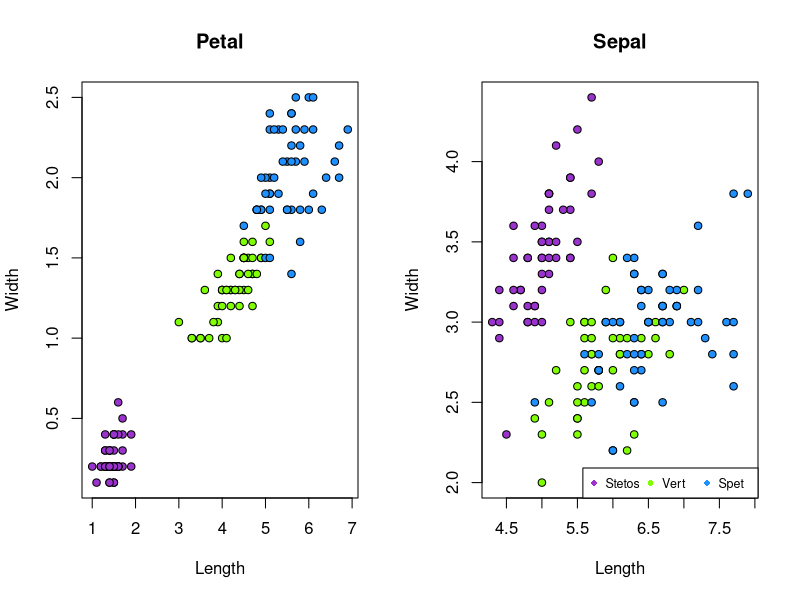

Source code (R):
# Iris Data Assignment One

# Create two columns on single row
par(
  mfrow=c(1,2),
  xpd=TRUE
)

 
# Create scatter plot for petals
plot(
  iris$Petal.Length,
  iris$Petal.Width,
  pch=21, # type of symbol
  bg=c("darkorchid3", "chartreuse", "dodgerblue1")[unclass(iris$Species)],
  main="Petal", # main title
  xlab="Length", # x title
  ylab="Width" # y title
)
 
# Create scatter plot for sepal
plot(
  iris$Sepal.Length,
  iris$Sepal.Width,
  pch=21,
  bg=c("darkorchid3", "chartreuse", "dodgerblue1")[unclass(iris$Species)],
  main="Sepal",
  xlab="Length",
  ylab="Width"
)

#Legend
legend("bottomright", cex=0.75, pch=16, 
  col=c("darkorchid3", "chartreuse", "dodgerblue1"), legend=c("Stetos", "Vert", "Spet"), ncol=3)
